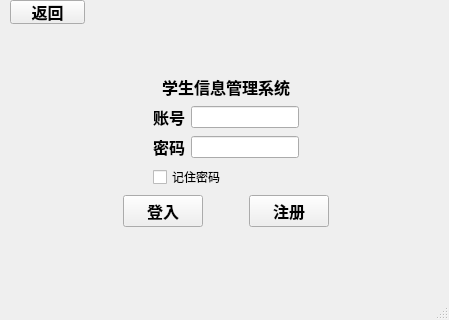
<?xml version="1.0" encoding="UTF-8"?>
<ui version="4.0">
 <class>MainWindow</class>
 <widget class="QMainWindow" name="MainWindow">
  <property name="geometry">
   <rect>
    <x>0</x>
    <y>0</y>
    <width>449</width>
    <height>320</height>
   </rect>
  </property>
  <property name="windowTitle">
   <string>MainWindow</string>
  </property>
  <widget class="QWidget" name="centralwidget">
   <widget class="QWidget" name="widget" native="true">
    <property name="geometry">
     <rect>
      <x>10</x>
      <y>20</y>
      <width>431</width>
      <height>261</height>
     </rect>
    </property>
    <layout class="QVBoxLayout" name="verticalLayout_3">
     <item>
      <spacer name="verticalSpacer_2">
       <property name="orientation">
        <enum>Qt::Vertical</enum>
       </property>
       <property name="sizeHint" stdset="0">
        <size>
         <width>20</width>
         <height>62</height>
        </size>
       </property>
      </spacer>
     </item>
     <item>
      <layout class="QHBoxLayout" name="horizontalLayout_4">
       <item>
        <spacer name="horizontalSpacer_2">
         <property name="orientation">
          <enum>Qt::Horizontal</enum>
         </property>
         <property name="sizeHint" stdset="0">
          <size>
           <width>40</width>
           <height>20</height>
          </size>
         </property>
        </spacer>
       </item>
       <item>
        <widget class="QLabel" name="label">
         <property name="font">
          <font>
           <pointsize>12</pointsize>
           <bold>true</bold>
          </font>
         </property>
         <property name="text">
          <string>学生信息管理系统</string>
         </property>
        </widget>
       </item>
       <item>
        <spacer name="horizontalSpacer_3">
         <property name="orientation">
          <enum>Qt::Horizontal</enum>
         </property>
         <property name="sizeHint" stdset="0">
          <size>
           <width>40</width>
           <height>20</height>
          </size>
         </property>
        </spacer>
       </item>
      </layout>
     </item>
     <item>
      <layout class="QHBoxLayout" name="horizontalLayout_5">
       <item>
        <spacer name="horizontalSpacer_4">
         <property name="orientation">
          <enum>Qt::Horizontal</enum>
         </property>
         <property name="sizeHint" stdset="0">
          <size>
           <width>40</width>
           <height>20</height>
          </size>
         </property>
        </spacer>
       </item>
       <item>
        <layout class="QVBoxLayout" name="verticalLayout_2">
         <item>
          <layout class="QVBoxLayout" name="verticalLayout">
           <item>
            <layout class="QHBoxLayout" name="horizontalLayout">
             <item>
              <widget class="QLabel" name="Label_Account">
               <property name="font">
                <font>
                 <pointsize>12</pointsize>
                 <bold>true</bold>
                </font>
               </property>
               <property name="text">
                <string>账号</string>
               </property>
              </widget>
             </item>
             <item>
              <widget class="QLineEdit" name="lineEdit_Account">
               <property name="text">
                <string/>
               </property>
              </widget>
             </item>
            </layout>
           </item>
           <item>
            <layout class="QHBoxLayout" name="horizontalLayout_3">
             <item>
              <widget class="QLabel" name="Label_PassWord">
               <property name="font">
                <font>
                 <pointsize>12</pointsize>
                 <bold>true</bold>
                </font>
               </property>
               <property name="text">
                <string>密码</string>
               </property>
              </widget>
             </item>
             <item>
              <widget class="QLineEdit" name="lineEdit_PassWord">
               <property name="text">
                <string/>
               </property>
              </widget>
             </item>
            </layout>
           </item>
          </layout>
         </item>
         <item>
          <widget class="QCheckBox" name="checkBox_PassWord">
           <property name="text">
            <string>记住密码</string>
           </property>
          </widget>
         </item>
        </layout>
       </item>
       <item>
        <spacer name="horizontalSpacer_5">
         <property name="orientation">
          <enum>Qt::Horizontal</enum>
         </property>
         <property name="sizeHint" stdset="0">
          <size>
           <width>40</width>
           <height>20</height>
          </size>
         </property>
        </spacer>
       </item>
      </layout>
     </item>
     <item>
      <layout class="QHBoxLayout" name="horizontalLayout_6">
       <item>
        <spacer name="horizontalSpacer_6">
         <property name="orientation">
          <enum>Qt::Horizontal</enum>
         </property>
         <property name="sizeHint" stdset="0">
          <size>
           <width>40</width>
           <height>20</height>
          </size>
         </property>
        </spacer>
       </item>
       <item>
        <layout class="QHBoxLayout" name="horizontalLayout_2">
         <item>
          <widget class="QPushButton" name="PushButton_Login">
           <property name="font">
            <font>
             <pointsize>12</pointsize>
             <bold>true</bold>
            </font>
           </property>
           <property name="text">
            <string>登入</string>
           </property>
          </widget>
         </item>
         <item>
          <spacer name="horizontalSpacer">
           <property name="orientation">
            <enum>Qt::Horizontal</enum>
           </property>
           <property name="sizeHint" stdset="0">
            <size>
             <width>40</width>
             <height>20</height>
            </size>
           </property>
          </spacer>
         </item>
         <item>
          <widget class="QPushButton" name="PushButton_Register">
           <property name="font">
            <font>
             <pointsize>12</pointsize>
             <bold>true</bold>
            </font>
           </property>
           <property name="text">
            <string>注册</string>
           </property>
          </widget>
         </item>
        </layout>
       </item>
       <item>
        <spacer name="horizontalSpacer_7">
         <property name="orientation">
          <enum>Qt::Horizontal</enum>
         </property>
         <property name="sizeHint" stdset="0">
          <size>
           <width>40</width>
           <height>20</height>
          </size>
         </property>
        </spacer>
       </item>
      </layout>
     </item>
     <item>
      <spacer name="verticalSpacer">
       <property name="orientation">
        <enum>Qt::Vertical</enum>
       </property>
       <property name="sizeHint" stdset="0">
        <size>
         <width>20</width>
         <height>61</height>
        </size>
       </property>
      </spacer>
     </item>
    </layout>
   </widget>
   <widget class="QPushButton" name="PushButton_back">
    <property name="geometry">
     <rect>
      <x>10</x>
      <y>0</y>
      <width>75</width>
      <height>24</height>
     </rect>
    </property>
    <property name="font">
     <font>
      <pointsize>12</pointsize>
      <bold>true</bold>
     </font>
    </property>
    <property name="text">
     <string>返回</string>
    </property>
   </widget>
  </widget>
  <widget class="QMenuBar" name="menubar">
   <property name="geometry">
    <rect>
     <x>0</x>
     <y>0</y>
     <width>449</width>
     <height>22</height>
    </rect>
   </property>
  </widget>
  <widget class="QStatusBar" name="statusbar"/>
 </widget>
 <resources/>
 <connections/>
</ui>
